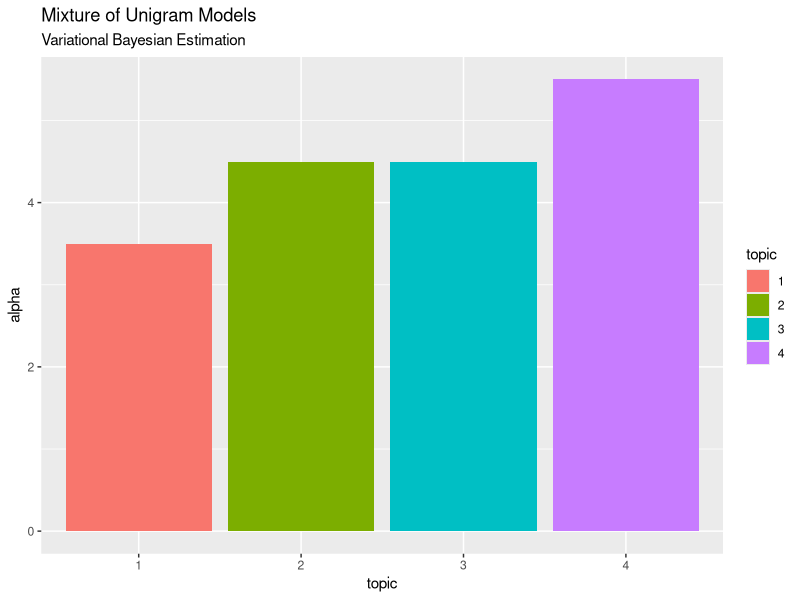
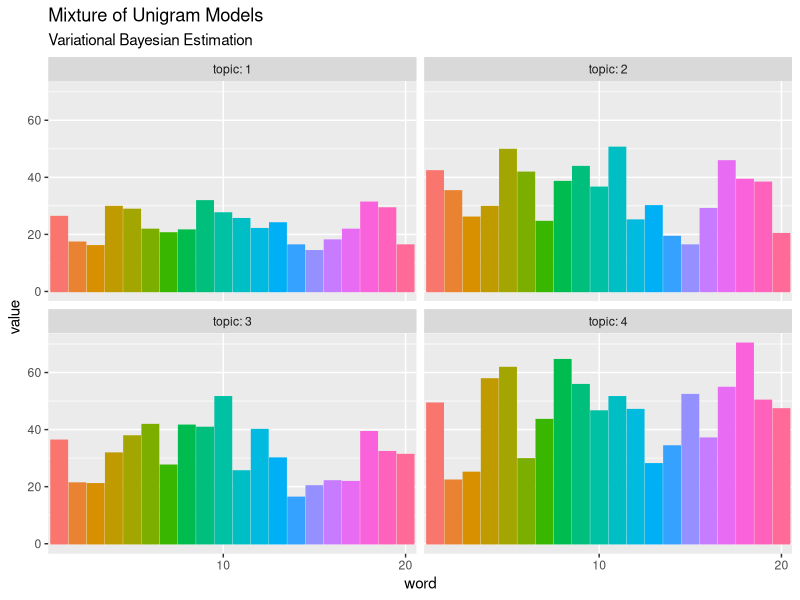
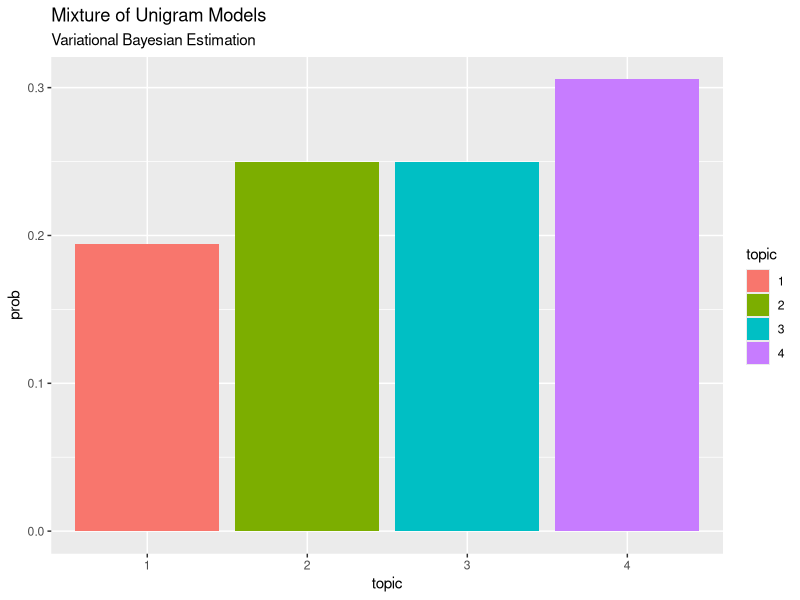
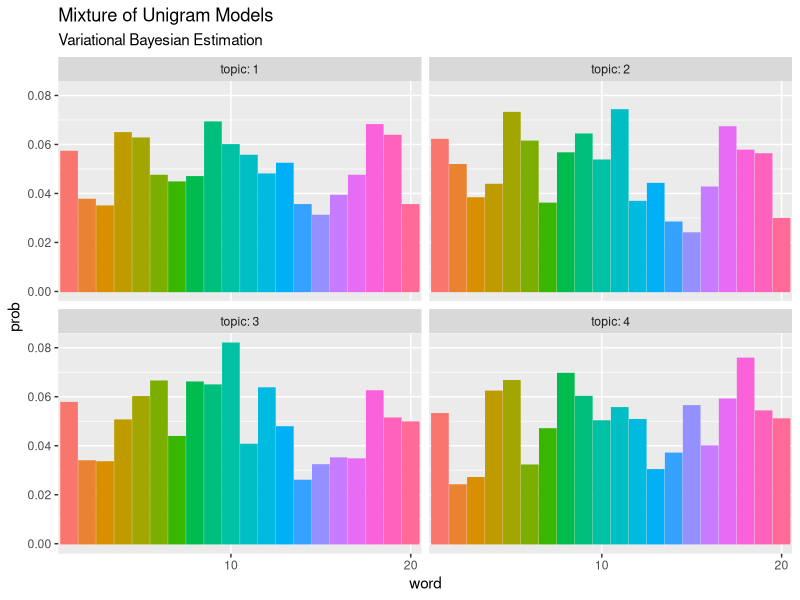

Reproduce these figures in R, in order. (Note: this script raises an error after producing the figures.)

# ch3.4 混合ユニグラムモデル：変分ベイズ推定 ----------------------------------------------------------------------

# 利用パッケージ
library(tidyverse)


## 簡易文書データ
# 文書数
D <- 10
# 語彙数
V <- 20
# 各文書における各語彙数
N_dv <- matrix(sample(0:25, D * V, replace = TRUE), D, V)
# 各文書の単語数
N_d <- rowSums(N_dv)


# パラメータの初期設定 --------------------------------------------------------------

# トピック数を指定
K <- 4

# 負担率の受け皿
q_dk <- matrix(
  0, nrow = D, ncol = K, 
  dimnames = list(paste0("d=", 1:D), # 確認用の行名
                  paste0("k=", 1:K)) # 確認用の列名
)

# 事前分布のパラメータを指定
alpha <- 2
beta  <- 2

# 変分事後分布のパラメータ
alpha_k <- seq(0.1, 5, 0.1) %>% # 範囲を指定
  sample(size = K, replace = TRUE)
names(alpha_k) <- paste0("k=", 1:K) # 確認用の要素名

# 変分事後分布のパラメータ
beta_kv <- seq(0.1, 5, 0.1) %>% # 範囲を指定
  sample(size = K * V, replace = TRUE) %>% 
  matrix(
    nrow = K, ncol = V, 
    dimnames = list(paste0("k=", 1:K), # 確認用の行名
                    paste0("v=", 1:V)) # 確認用の列名
  )


# 変分ベイズ推定 -----------------------------------------------------------------

# 試行回数を指定
Iter <- 50

# 推移の確認用
trace_alpha <- matrix(
  0, nrow = K, ncol = Iter + 1, 
  dimnames = list(paste0("k=", 1:K), paste0("i=", 0:Iter))
)
trace_beta  <- array(
  0, dim = c(K, V, Iter + 1), 
  dimnames = list(paste0("k=", 1:K), paste0("v=", 1:V), paste0("i=", 0:Iter))
)
# 初期値を代入
trace_alpha[, 1]  <- alpha_k
trace_beta[, , 1] <- beta_kv

for(i in 1:Iter) {
  
  # 次ステップのハイパーパラメータ(alpha, beta)を初期化
  new_alpha_k <- rep(alpha, K)
  new_beta_kv <- matrix(beta, nrow = K, ncol = V, dimnames = list(paste0("k=", 1:K), paste0("v=", 1:V)))
  
  for(d in 1:D){ ## (各文書：1,...,D)
    
    for(k in 1:K){ ## (各トピック：1,...,K)
      
      # 負担率(q_dk)を計算
      tmp_q_alpha <- digamma(alpha_k[k]) - digamma(sum(alpha_k))
      tmp_q_beta  <- sum(N_dv[d, ] * digamma(beta_kv[k, ])) - N_d[d] * digamma(sum(beta_kv[k, ]))
      q_dk[d, k]  <- exp(tmp_q_alpha + tmp_q_beta)
    }
    
    # 負担率の正規化
    if(sum(q_dk[d, ]) > 0) { ## (全ての値が0の場合は回避)
      q_dk[d, ] <- q_dk[d, ] / sum(q_dk[d, ])
    } else if(sum(q_dk[d, ]) == 0) {
      q_dk[d, ] <- 1 / K
    }
    
    for(k in 1:K) { ## (続き)
      
      # ハイパーパラメータ(alpha_k)を更新
      new_alpha_k[k] <- new_alpha_k[k] + q_dk[d, k]
      
      for(v in 1:V){ ## (各語彙：1,...,V)
        
        # ハイパーパラメータ(beta_kv)を更新
        new_beta_kv[k, v] <- new_beta_kv[k, v] + q_dk[d, k] * N_dv[d, v]
        
      } ## (/各語彙)
    } ## (/各トピック)
  } ## (/各文書)
  
  # ハイパーパラメータの(alpha, beta)を更新
  alpha_k <- new_alpha_k
  beta_kv <- new_beta_kv
  
  # 推移の確認用に推定値を保存
  trace_alpha[, i + 1]  <- alpha_k
  trace_beta[, , i + 1] <- beta_kv
}


# ハイパーパラメータの推定結果の確認 -----------------------------------------------------------------

## トピック分布パラメータ(α)
# 作図用のデータフレームを作成
alpha_df <- data.frame(
  alpha = alpha_k, 
  topic = as.factor(1:K)
)

# 作図
ggplot(alpha_df, aes(x = topic, y = alpha, fill = topic)) + 
  geom_bar(stat = "identity", position = "dodge") + # 棒グラフ
  labs(title = "Mixture of Unigram Models", 
       subtitle = "Variational Bayesian Estimation") # ラベル


## 単語分布パラメータ(β)
# 作図用のデータフレームを作成
beta_df_wide <- cbind(
  as.data.frame(beta_kv), 
  topic = as.factor(1:K)
)

# データフレームをlong型に変換
beta_df_long <- pivot_longer(
  beta_df_wide, 
  cols = -topic, # 変換せずにそのまま残す現列名
  names_to = "word", # 現列名を格納する新しい列の名前
  names_prefix = "v=", # 現列名から取り除く文字列
  names_ptypes = list(word = factor()), # 現列名を要素とする際の型
  values_to = "value" # 現要素を格納する新しい列の名前
)

# 作図
ggplot(beta_df_long, aes(x = word, y = value, fill = word, color = word)) + 
  geom_bar(stat = "identity", position = "dodge") + # 棒グラフ
  facet_wrap(~ topic, labeller = label_both) + # グラフの分割
  scale_x_discrete(breaks = seq(0, V, by = 10)) + # x軸目盛
  theme(legend.position = "none") + # 凡例
  labs(title = "Mixture of Unigram Models", 
       subtitle = "Variational Bayesian Estimation") # ラベル


# 推定結果の確認 -----------------------------------------------------------

## トピック分布(平均値)
# ディリクレ分布の平均値を計算:式(1.15)
theta_k  <- alpha_k / sum(alpha_k)

# 作図用のデータフレームを作成
theta_df <- data.frame(
  prob = theta_k, 
  topic = as.factor(1:K)
)

# 作図
ggplot(theta_df, aes(x = topic, y = prob, fill = topic)) + 
  geom_bar(stat = "identity", position = "dodge") + # 棒グラフ
  labs(title = "Mixture of Unigram Models", 
       subtitle = "Variational Bayesian Estimation") # ラベル


## 単語分布(平均値)
# ディリクレ分布の平均値を計算:式(1.15)
phi_kv <- beta_kv / apply(beta_kv, 1, sum)

# 作図用のデータフレームを作成
phi_df_wide <- cbind(
  as.data.frame(phi_kv), 
  topic = as.factor(1:K)
)

# データフレームをlong型に変換
phi_df_long <- pivot_longer(
  phi_df_wide, 
  cols = -topic, # 変換せずにそのまま残す現列名
  names_to = "word", # 現列名を格納する新しい列の名前
  names_prefix = "v=", # 現列名から取り除く文字列
  names_ptypes = list(word = factor()), # 現列名を要素とする際の型
  values_to = "prob" # 現要素を格納する新しい列の名前
)

# 作図
ggplot(phi_df_long, aes(x = word,  y = prob, fill = word, color = word)) + 
  geom_bar(stat = "identity", position = "dodge") + # 棒グラフ
  facet_wrap(~ topic, labeller = label_both) + # グラフの分割
  scale_x_discrete(breaks = seq(0, V, by = 10)) + # x軸目盛
  theme(legend.position = "none") + # 凡例
  labs(title = "Mixture of Unigram Models", 
       subtitle = "Variational Bayesian Estimation") # ラベル


# 更新値の推移の確認 -------------------------------------------------------------------

## トピック分布のパラメータ
# データフレームを作成
trace_alpha_df_wide <- cbind(
  as.data.frame(trace_alpha), 
  topic = as.factor(1:K)
)

# データフレームをlong型に変換
trace_alpha_df_long <- pivot_longer(
  trace_alpha_df_wide, 
  cols = -topic, # 変換せずにそのまま残す現列名
  names_to = "Iteration", # 現列名を格納する新しい列の名前
  names_prefix = "i=", # 現列名から取り除く文字列
  names_ptypes = list(Iteration = numeric()), # 現列名を要素とする際の型
  values_to = "value" # 現要素を格納する新しい列の名前
)

# 作図
ggplot(trace_alpha_df_long, aes(x = Iteration, y = value, color = topic)) + 
  geom_line() + # 棒グラフ
  labs(title = "Mixture of Unigram Models", 
       subtitle = "Variational Bayesian Estimation") # ラベル


## 単語分布
# 確認するトピック番号を指定
TopicNum <- 1

# 作図用のデータフレームを作成
trace_beta_df_wide <- cbind(
  as.data.frame(trace_beta[TopicNum, , ]), 
  word = as.factor(1:V)
)

# データフレームをlong型に変換
trace_beta_df_long <- pivot_longer(
  trace_beta_df_wide, 
  cols = -word, # 変換せずにそのまま残す現列名
  names_to = "Iteration", # 現列名を格納する新しい列の名前
  names_prefix = "i=", # 現列名から取り除く文字列
  names_ptypes = list(Iteration = numeric()), # 現列名を要素とする際の型
  values_to = "value" # 現要素を格納する新しい列の名前
)

# 作図
ggplot(trace_beta_df_long, aes(x = Iteration, y = value, color = word)) + 
  geom_line(alpha = 0.5) + # 折れ線グラフ
  theme(legend.position = "none") + # 凡例
  labs(title = "Mixture of Unigram Models", 
       subtitle = "Variational Bayesian Estimation") # ラベル



# 更新値の推移を確認：gif画像 ---------------------------------------------------------

# 利用パッケージ
library(gganimate)

## 単語分布のパラメータ
# 作図用のデータフレームを作成
trace_beta_df_wide <- data.frame()
for(i in 1:(Iter + 1)) {
  # データフレームに変換
  tmp_beta_df <- cbind(
    as.data.frame(trace_beta[, , i]), 
    topic = as.factor(1:K), # トピック番号
    Iteration = i - 1 # 試行回数
  )
  # データフレームを結合
  trace_beta_df_wide <- rbind(trace_beta_df_wide, tmp_beta_df)
}

# データフレームをlong型に変換
trace_beta_df_long <- pivot_longer(
  trace_beta_df_wide, 
  cols = -c(topic, Iteration), # 変換せずにそのまま残す現列名
  names_to = "word", # 現列名を格納する新しい列の名前
  names_prefix = "v=", # 現列名から取り除く文字列
  names_ptypes = list(word = factor()), # 現列名を要素とする際の型
  values_to = "value" # 現要素を格納する新しい列の名前
)

# 作図
graph_beta <- ggplot(trace_beta_df_long, aes(x = word, y = value, fill = word, color = word)) + 
  geom_bar(stat = "identity", position = "dodge") + # 棒グラフ
  facet_wrap( ~ topic, labeller = label_both) + # グラフの分割
  scale_x_discrete(breaks = seq(0, V, by = 10)) + # x軸目盛
  theme(legend.position = "none") + # 凡例
  transition_manual(Iteration) + # フレーム
  labs(title = "Mixture of Unigram Models:VBE", 
       subtitle = "i={current_frame}") # ラベル

# gif画像を作成
animate(graph_beta, nframes = Iter + 1, fps = 5)
